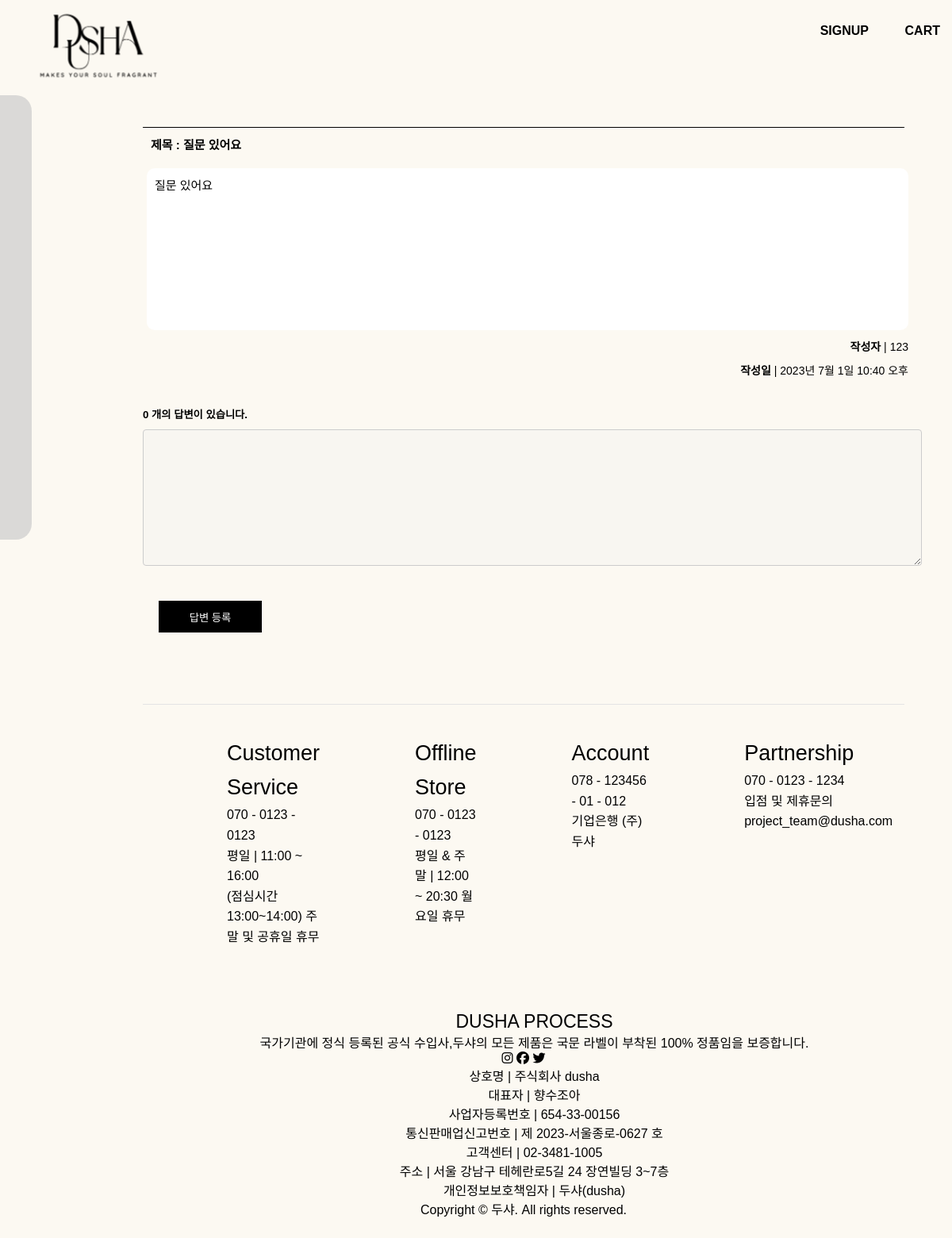
/board/7/, run on an earlier commit of the app's database.
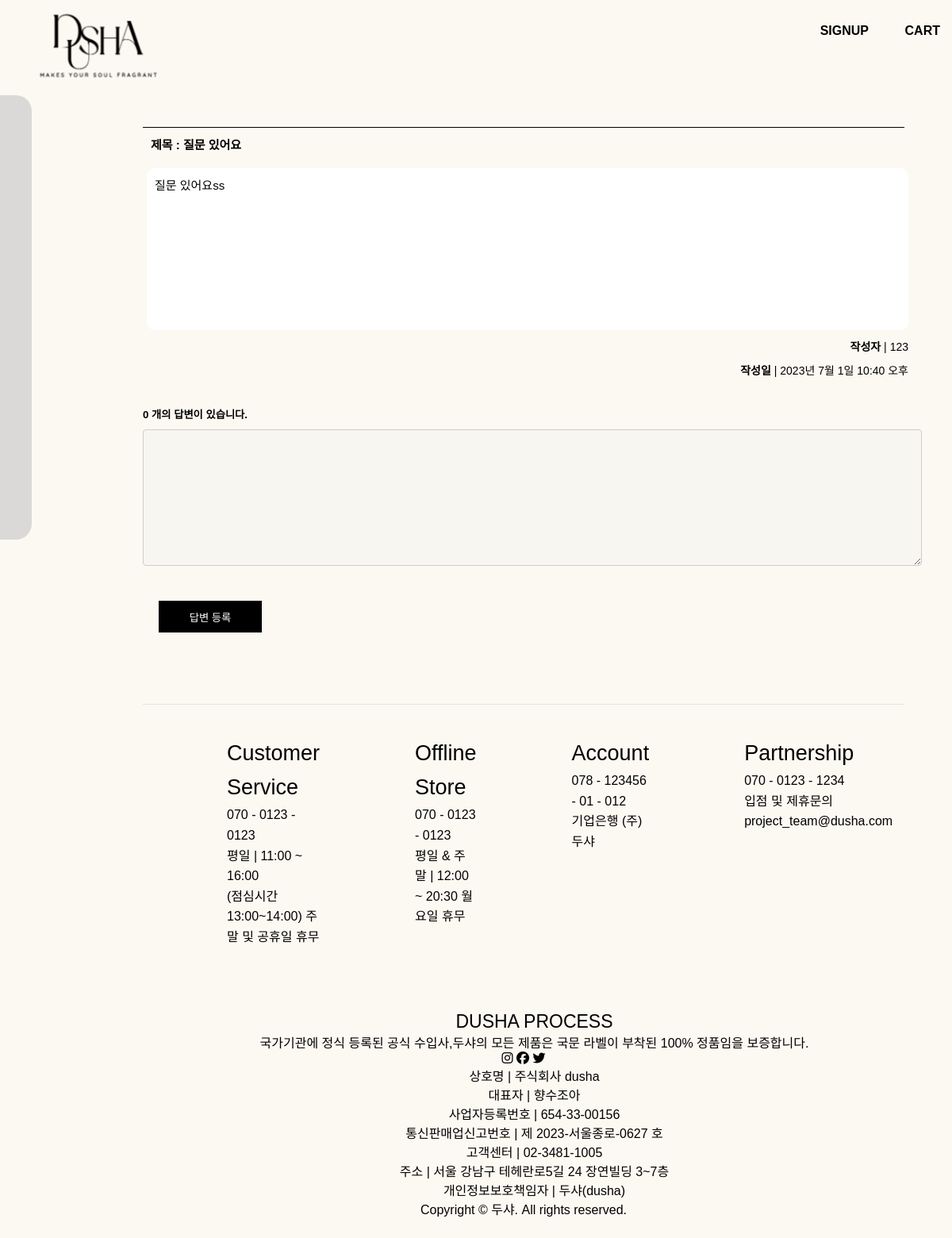
And on a later commit of the database.
### board/models.py (models this page shows, shortened)
class Question(models.Model):
    subject = models.CharField(max_length=200)
    content = models.TextField()
    create_date = models.DateTimeField()
    author = models.ForeignKey(User, on_delete=models.CASCADE)
    modify_date = models.DateTimeField(null=True, blank=True)

### common/models.py (models this page shows)
class User(AbstractUser):
    pass

### board/views.py (the view)
# urls.py: path('<int:question_id>/', views.detail, name='detail'),
def detail(request, question_id):
    question = get_object_or_404(Question, pk=question_id) # 데이터가 없으면 404 처리
    context = {'question' : question}
    return render(request, 'board/detail.html', context)

### templates/board/detail.html (shortened to what this page needs)
{% extends 'base.html' %}
{% block content %}
<div id="wrap">
    <section id="detail">
        <div class="board-detail">
            <h2 class="board-detail-title">
                제목 : {{ question.subject }}
            </h2>
                <div class="board-detail-content">
                    <div class="card-body">
                        <div class="card-text">
                            {{ question.content }}
                        </div>
                        <div class="card-writer-time">
                            <div class="card-writer">
                                <b>작성자</b> |  {{ question.author }}
                            </div>
                            <div class="card-time">
                                <b>작성일</b> |  {{ question.create_date }}
                            </div>
                        </div>
                    </div>
                    </div>
                </div>
                <div>
                    <h5>{{ question.answer_set.count }} 개의 답변이 있습니다.</h5>
                </div>
        <form action="{% url 'board:answer_create' question.id %}"
                        method="post">
            <div class="form-group">
                <textarea name="content" rows="10"
                          cols="50" class="form-control mb-3"
                    {% if not user.is_authenticated %}disabled{% endif %}></textarea>
            </div>
            <button type="submit" class="custom-btn btn_one1">답변 등록</button>
        </form>
    </section>
    {% include 'footer.html' %}
</div>
{% endblock %}

What changed in the data, as far as the page shows it:
changed Question "질문 있어요": content "질문 있어요" → "질문 있어요ss"
